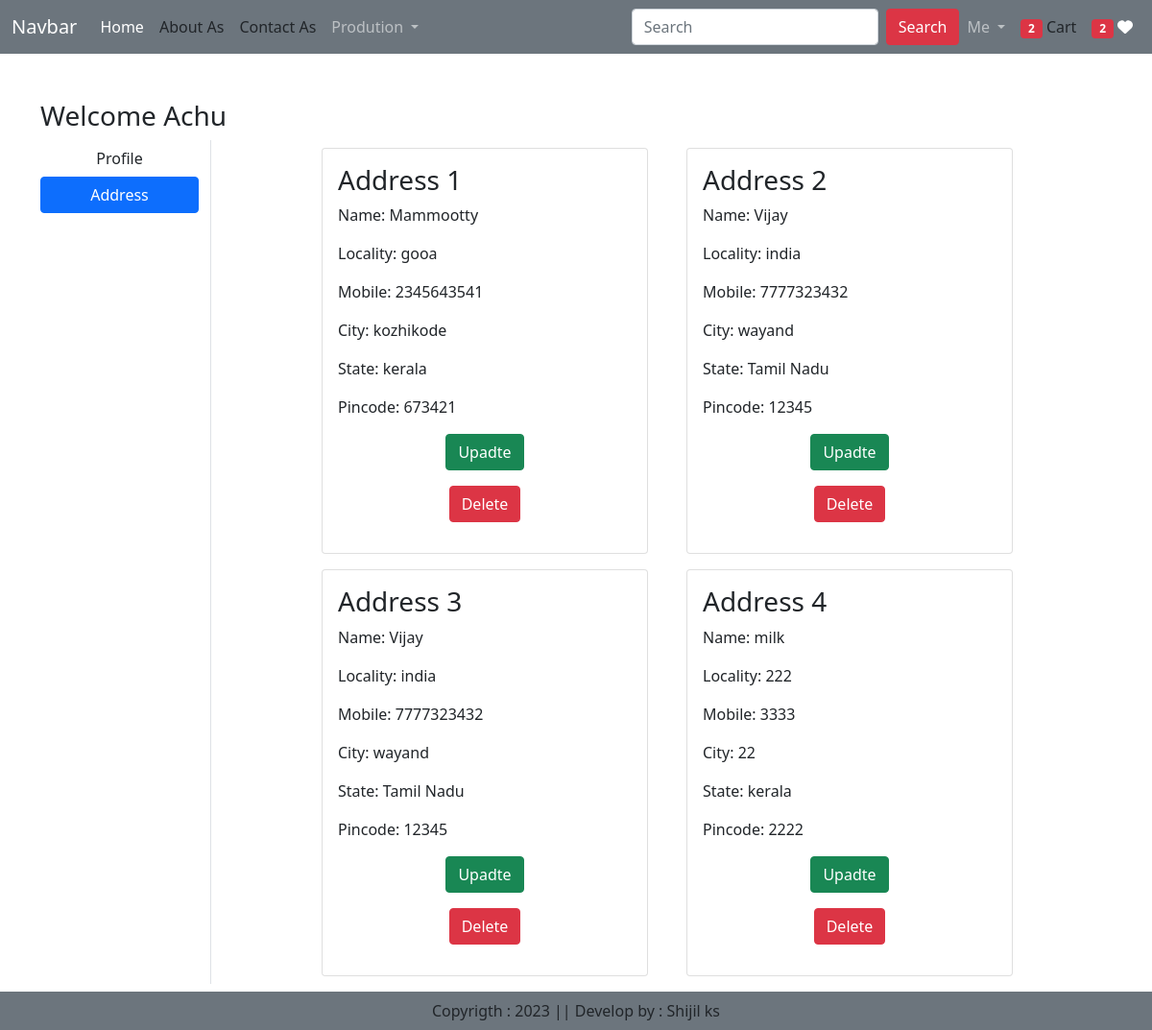
The page /address/ (signed in) on the database its author committed.
### e_commerce/models.py (models this page shows, shortened)
class Customer(models.Model):
    user =models.ForeignKey(User,on_delete=models.CASCADE)
    name=models.CharField(max_length=200)
    locality= models.CharField(max_length=200)
    city = models.CharField(max_length=50)
    mobile=models.IntegerField(default="")
    zipcode =models.IntegerField()
    state=models.CharField(choices=STATE_CHOICES,max_length=100)

### e_commerce/views.py (the view)
# urls.py: path('address/', views.address,name="address"),
@login_required
def address(request):
    add = Customer.objects.filter(user=request.user)
    totalitem= 0
    wishitem=0
    if request.user.is_authenticated:
        totalitem =len(Cart.objects.filter(user=request.user))
        wishitem=len(Wishlist.objects.filter(user=request.user))
    return render(request,'address.html',locals())

### templates/address.html (shortened to what this page needs)
{% extends "base.html" %}
{% load static %}
{% block main-content%}
<div class="container my-5">
    <div class="row">
        <h3>Welcome <span class="text-capitalize">{{request.user}} </span></h3>
    <div class="col-sm-2 border-end">
        <ul class="list-unstyled">
            <li class="d-grid"><a href="{% url 'profile'%}" class="btn">Profile</a></li>
            <li class="d-grid"><a href="{% url 'address'%}" class="btn btn-primary">Address</a></li>
        </ul>
    </div>
    <div class="col-sm-8 offset-sm-1">
        <div class="row">
            {% for ad in add  %}
            <div class="col-sm-6">
                <div class="card m-2">
                    <div class="card-body">
                        <h3>Address {{ forloop.counter}} </h3>
                        <p>Name: {{ad.name}} </p>
                        <p>Locality: {{ad.locality}} </p>
                        <p>Mobile: {{ad.mobile}} </p>
                        <p>City: {{ad.city}} </p>
                        <p>State: {{ad.state}} </p>
                        <p>Pincode: {{ad.zipcode}} </p>
                        <p class="text-center"><a href="{%url 'updateAddress' pk=ad.id %}" type="button" class="btn btn-success">Upadte</a> </p>
                        <p class="text-center"><a href="{%url 'updateAddress' pk=ad.id %}" type="button" class="btn btn-danger">Delete</a> </p>
                    </div>
                </div>
            </div>
            {% endfor %}
        </div>
    </div>
{% endblock main-content%}

### rows shown on the page
Customer: name "Mammootty", locality "gooa", mobile "2345643541", city "kozhikode", state "kerala", zipcode "673421"
Customer: name "Vijay", locality "india", mobile "7777323432", city "wayand", state "Tamil Nadu", zipcode "12345"
Customer: name "Vijay", locality "india", mobile "7777323432", city "wayand", state "Tamil Nadu", zipcode "12345"
Customer: name "milk", locality "222", mobile "3333", city "22", state "kerala", zipcode "2222"

### other values the page prints
{{ totalitem }} "2"
{{ wishitem }} "2"
{{ request.user }} "Achu"
